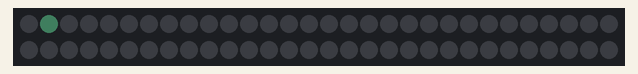
This sketch was run on a simulated Arduino Uno, built with avr-gcc and run on an emulated ATmega328P. Parts: 60 RGB LEDs in strip order, left to right, continuing on the next row. Dim RGB values are drawn brighter than linear.

Above: at 0.15 s.
At 5.07 s:
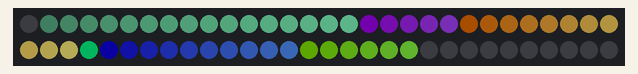
At 10.1 s:
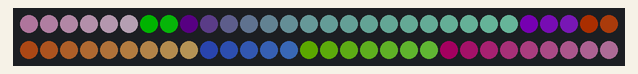
At 20.04 s:
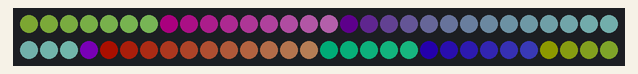
At 29.99 s:
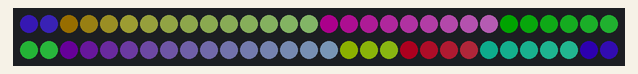
At 39.94 s:
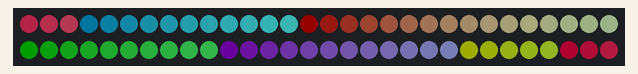

The sketch:

NeoPixel1.ino
```cpp
#include <Adafruit_NeoPixel.h>

const int pin_ledstrip = 6;
const int aantal_neopixels = 60;

Adafruit_NeoPixel pixels = Adafruit_NeoPixel(
  aantal_neopixels,
  pin_ledstrip,
  NEO_GRB + NEO_KHZ800
);

void setup()
{
  pixels.begin();
}

int welk_ledje = 0;
int roodwaarde = 0;
int groenwaarde = 0;
int blauwwaarde = 0;

void loop()
{
  pixels.setPixelColor(welk_ledje, pixels.Color(roodwaarde, groenwaarde, blauwwaarde));
  pixels.show();
  delay(100);
  welk_ledje = welk_ledje + 1;
  roodwaarde = roodwaarde + 2;
  groenwaarde = groenwaarde + 4;
  blauwwaarde = blauwwaarde + 3;
  if (roodwaarde > 64)
  {
    roodwaarde = 0;
  }
  if (groenwaarde > 64)
  {
    groenwaarde = 0;
  }
  if (blauwwaarde > 64)
  {
    blauwwaarde = 0;
  }
  if (welk_ledje >= aantal_neopixels)
  {
    welk_ledje = 0;
  }
}
```
